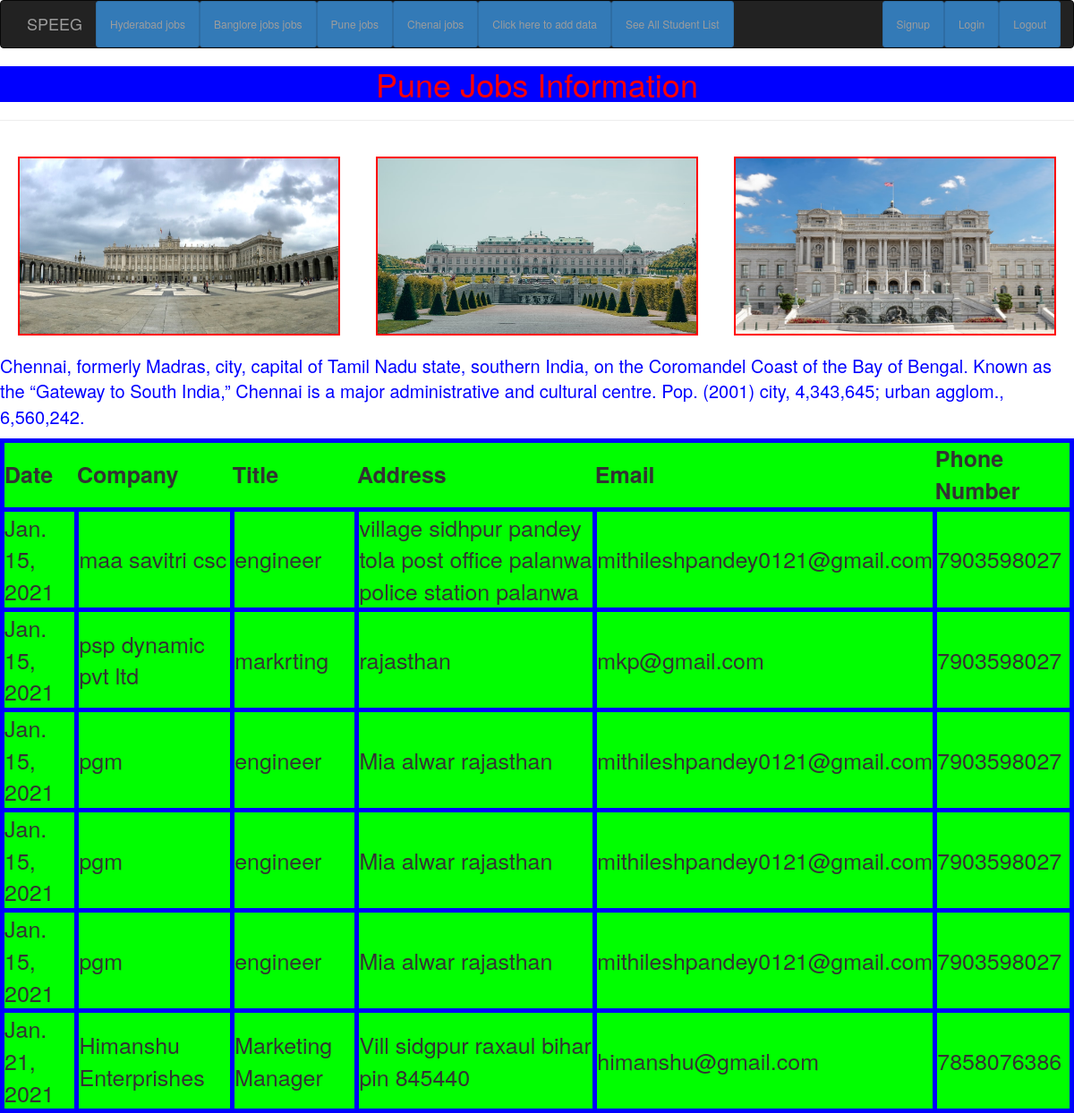
The page /punejobs/ (signed in) on the database its author committed.
### jobsapp/models.py (models this page shows)
class Punejobs(models.Model):
	date=models.DateField();
	company=models.CharField(max_length=(100));
	title=models.CharField(max_length=(100));
	address=models.CharField(max_length=(100));
	email=models.EmailField();
	phonenumber=models.IntegerField();

### jobsapp/views.py (the view)
# urls.py: url(r'^punejobs/', views.punejobs),
@login_required
def punejobs(request):
	pune_list=Punejobs.objects.all()
	my_dict={'pune_list':pune_list}
	return render(request,'pune.html',context=my_dict)

### jobsapp/templates/pune.html (shortened to what this page needs)
<!DOCTYPE html>
{%extends 'index.html'%}
{% block body_block%}
{%load static%}
	<link rel="stylesheet" type="text/css" href="{% static 'pune.css' %}">
</head>
<body>
	<h1>Pune Jobs Information</h1><hr>
	<img src="{% static 'puneimage/p1.jpg' %}" alt="My image">
	<img src="{% static 'puneimage/p2.jpg' %}" alt="My image">
	<img src="{% static 'puneimage/p3.jpg' %}" alt="My image">
	<p>
		Chennai, formerly Madras, city, capital of Tamil Nadu state, southern India, on the Coromandel Coast of the Bay of Bengal. Known as the “Gateway to South India,” Chennai is a major administrative and cultural centre. Pop. (2001) city, 4,343,645; urban agglom., 6,560,242.
	</p>
{% if pune_list %}
<table>
	<thead>
		<th>Date</th>
		<th>Company</th>
		<th>Title</th>
		<th>Address</th>
		<th>Email</th>
		<th>Phone Number</th>
	</thead>
	{% for job in pune_list %}
	<tr>
		<td>{{job.date}}</td>
		<td>{{job.company}}</td>
		<td>{{job.title}}</td>
		<td>{{job.address}}</td>
		<td>{{job.email}}</td>
		<td>{{job.phonenumber}}</td>
	</tr>
	{%endfor%}
</table>
{%else%}
<p>No Jobs Found</p>
{%endif%}
{%endblock%}

### jobsapp/templates/index.html (shortened to what this page needs)
<!DOCTYPE html>
<html>
<head>
  <link rel="stylesheet" href="https://maxcdn.bootstrapcdn.com/bootstrap/3.4.1/css/bootstrap.min.css">
  {%load static%}
<link rel="stylesheet" type="text/css" href="{% static 'index.css' %}">
</head>
<body>
<div class="navbar navbar-default navbar-inverse">
  <div class="container">
    <div class="navbar-header">
    <a  class="navbar-brand" href="/exam">SPEEG </a>
  </div>
  <ul class="nav navbar-nav">
    <li><a href="/hydjobs" class="btn btn-primary btn-sm" >Hyderabad jobs</a></li>
    <li><a href="/banglorejobs" class="btn btn-primary btn-sm" >Banglore jobs jobs</a></li>
     <li><a href="/punejobs" class="btn btn-primary btn-sm" >Pune jobs</a></li>
     <li><a href="/chennaijobs" class="btn btn-primary btn-sm" >Chenai jobs</a></li>
     <li><a href="/register" class="btn btn-primary btn-sm" >Click here to add data</a></li>
     <li><a href="/studentlist" class="btn btn-primary btn-sm" >See All Student List</a></li>
  </ul>
  <ul class="nav navbar-nav navbar-right">
    <li><a href="/signup" class="btn btn-primary btn-sm" >Signup</a></li>
    <li><a href="accounts/login" class="btn btn-primary btn-sm">Login</a></li>
    <li><a href="accounts/logout" class="btn btn-primary btn-sm">Logout</a></li>
  </ul>
  </div>
  </div>
{%block body_block%}
{%endblock%}
</body>
</html>

### jobsapp/static/index.css (style rules this page uses)
body { background:url(https://images.unsplash.com/photo-1454165804606-c3d57bc86b40?ixid=MXwxMjA3fDB8MHxwaG90by1wYWdlfHx8fGVufDB8fHw%3D&ixlib=rb-1.2.1&auto=format&fit=crop&w=750&q=80); background-repeat:no-repeat; background-size: cover; }
h1 { text-align:center; color: red; }

### jobsapp/static/pune.css (style rules this page uses)
img { height:200px; width:30%; float:left; margin:20px; border:2px solid red; }
td,table { margin:auto; border:5px solid blue; background:#00ff00; font-size:25px; }
hr { background-color: blue; }
h1 { text-align:center; color: red; background-color: blue; }
p { font-size:20px; color:blue; }

### rows shown on the page
Punejobs: date "Jan. 15, 2021", company "maa savitri csc", title "engineer", address "village sidhpur pandey tola post office palanwa police station palanwa", email "mithileshpandey0121@gmail.com", phonenumber "7903598027"
Punejobs: date "Jan. 15, 2021", company "psp dynamic pvt ltd", title "markrting", address "rajasthan", email "mkp@gmail.com", phonenumber "7903598027"
Punejobs: date "Jan. 15, 2021", company "pgm", title "engineer", address "Mia alwar rajasthan", email "mithileshpandey0121@gmail.com", phonenumber "7903598027"
Punejobs: date "Jan. 15, 2021", company "pgm", title "engineer", address "Mia alwar rajasthan", email "mithileshpandey0121@gmail.com", phonenumber "7903598027"
Punejobs: date "Jan. 15, 2021", company "pgm", title "engineer", address "Mia alwar rajasthan", email "mithileshpandey0121@gmail.com", phonenumber "7903598027"
Punejobs: date "Jan. 21, 2021", company "Himanshu Enterprishes", title "Marketing Manager", address "Vill sidgpur raxaul bihar pin 845440", email "himanshu@gmail.com", phonenumber "7858076386"
